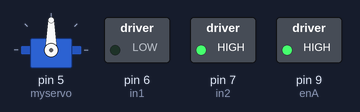
This sketch was run on a simulated Arduino Uno, built with avr-gcc and run on an emulated ATmega328P. Shown: servo, switched loads named in the sketch (green lamp = pin HIGH).

Above: at 0.05 s.
At 6.0 s:
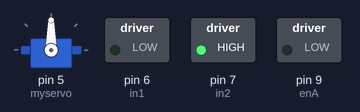
At 10.05 s:
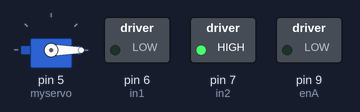
At 11.95 s:
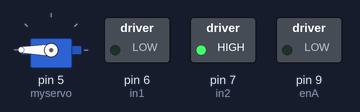
Timing chart, 0 to 15.6 s (numbered marks = the images above):
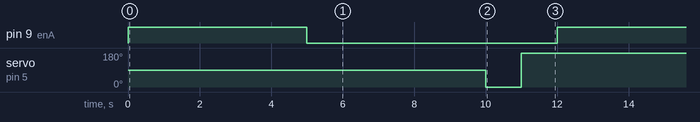

The sketch:

arduinoControls.ino
```cpp
#include <Servo.h>

#define enA 9
#define in1 6
#define in2 7

Servo myservo;

int pos = 0;

void setup() {
  pinMode(enA, OUTPUT);
  pinMode(in1, OUTPUT);
  pinMode(in2, OUTPUT);

  // Set initial rotation direction
  digitalWrite(in1, LOW);
  digitalWrite(in2, HIGH);

  // myservo.attach(5,530,2600); //BETTER TO USE SERVO ON PINS 9 AND 10 ACCORDING TO DOCUMENTATION
  myservo.attach(5); //BETTER TO USE SERVO ON PINS 9 AND 10 ACCORDING TO DOCUMENTATION
}

void loop() {
  // Rotate motor in one direction
  digitalWrite(enA, 100); // PWM control for speed
  delay(5000);
  digitalWrite(enA, 0); // PWM control for speed
  delay(5000);
  myservo.write(0);
  delay(1000);
  myservo.write(180);
  delay(1000);
}
```

Measured:
- by itself, pin 9 (enA): alternates HIGH for 5.0 s and LOW for 7.0 s
- by itself, servo on pin 5 (myservo): alternates 180° for 11.0 s and 0° for 1.0 s
